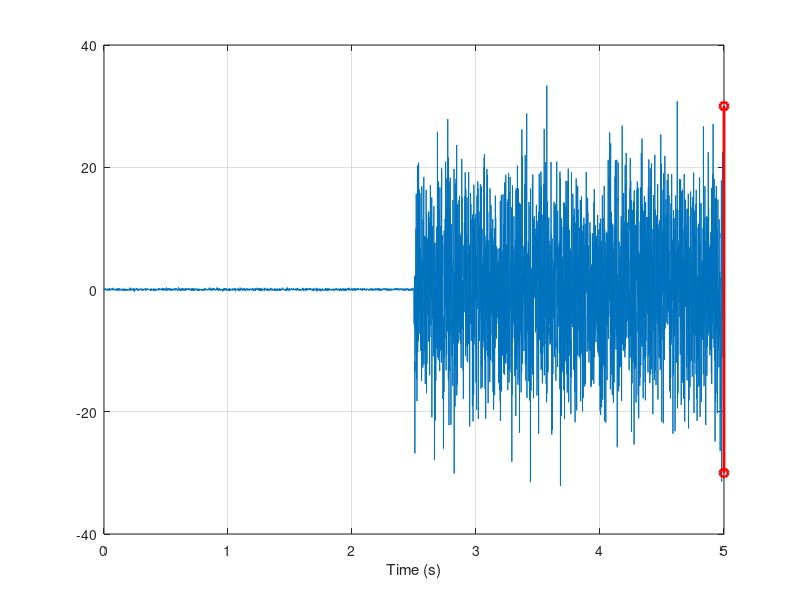

Recreate this plot in MATLAB.


x=[randn(2500, 1)/10; randn(2500,1)*10]; % noise with a step change in the middle
fs = 1000;
time=(0:length(x)-1)/fs;
figure(1)
plot(time, x)
xlabel('Time (s)')
grid on
end_time = length(x)/fs;

h=line([0,0],[-30,30],'color','r','marker', 'o', 'linewidth', 2);

sound(x, fs) % starts playing the sound
tic % Starts Matlab timer
t=toc; % Gets the time since the timer started
while t<end_time
   set(h, 'xdata', t*[1,1]) % Moves the line to the time indicated by t
   drawnow % necessary to get figure updated
   t=toc; % get the current time for the next update
end
